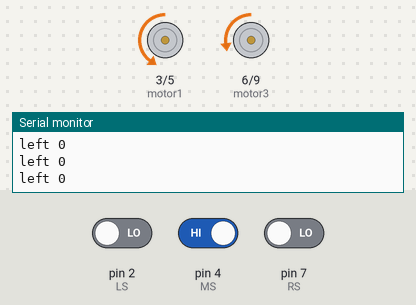
The sketch below on a simulated Arduino Uno, built with avr-gcc and run on an emulated ATmega328P. Parts: motor-driver pin pairs drawn as motors (green arrow = first pin HIGH = forward, orange = second pin HIGH = backward, longer = more drive), the last lines printed to the serial monitor. The test bench sets the inputs (shaded band); at power-on: pin 2 (LS) LOW, pin 7 (RS) LOW, pin 4 (MS) HIGH.

Above: at 1.2 s.
1.3 s: pin 2 (LS) driven HIGH
At 2.4 s:
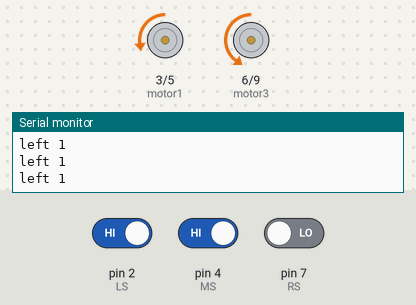
2.8 s: pin 7 (RS) driven HIGH
At 3.8 s:
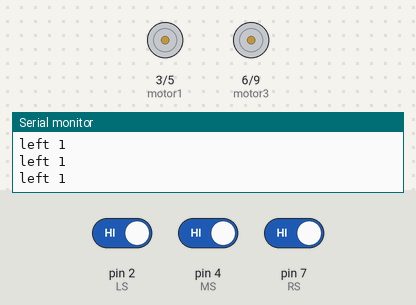
4.3 s: pin 4 (MS) driven LOW
At 5.4 s:
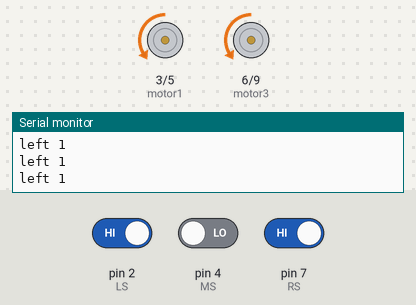
5.8 s: pin 4 (MS) driven HIGH
At 7.0 s:
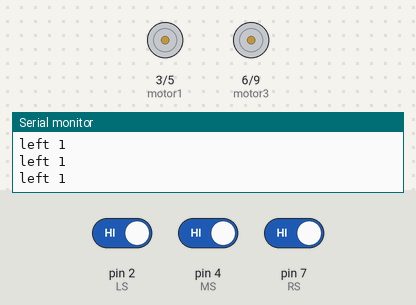
7.3 s: pin 2 (LS) driven LOW
At 8.5 s:
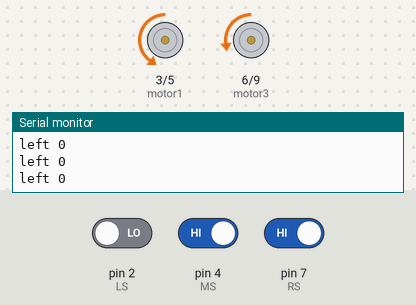
8.8 s: pin 2 (LS) driven HIGH
At 9.5 s:
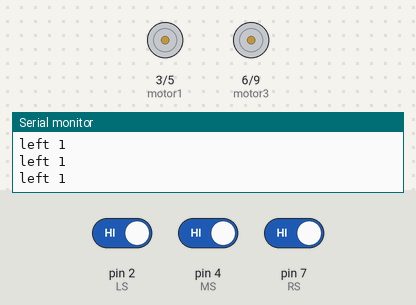
Timing chart, 0 to 11.3 s (numbered marks = the images above; inputs shaded):
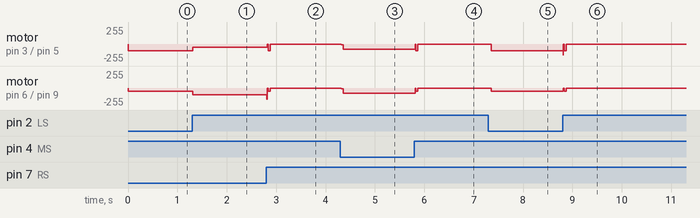

Measured:
- after the input at 1.3 s, motor on pin 3 (motor1) / pin 5 (motor2): backward 100/255 → backward 50/255 at once; motor on pin 6 (motor3) / pin 9 (motor4): backward 50/255 → backward 100/255 at once
- after the input at 2.8 s, motor on pin 3 (motor1) / pin 5 (motor2): backward 50/255 → stopped at once; motor on pin 6 (motor3) / pin 9 (motor4): backward 100/255 → stopped at once
- after the input at 4.3 s, motor on pin 3 (motor1) / pin 5 (motor2), motor on pin 6 (motor3) / pin 9 (motor4): stopped → backward 75/255 at once
- after the input at 5.8 s, motor on pin 3 (motor1) / pin 5 (motor2), motor on pin 6 (motor3) / pin 9 (motor4): backward 75/255 → stopped at once
- after the input at 7.3 s, motor on pin 3 (motor1) / pin 5 (motor2): stopped → backward 100/255 after 0.05 s; motor on pin 6 (motor3) / pin 9 (motor4): stopped → backward 50/255 after 0.05 s
- after the input at 8.8 s, motor on pin 3 (motor1) / pin 5 (motor2): backward 100/255 → stopped at once; motor on pin 6 (motor3) / pin 9 (motor4): backward 50/255 → stopped at once

The sketch:

line_follower2.ino
```cpp
byte motor1 = 3, motor2 = 5, motor3 = 6, motor4 =9 , echo = 10 , trig = 11 ,x=0,RS=7, LS=2, MS =4, left = 0, right = 0 , med = 0,pr=1,pl=1,pm=1;
float take =0 ,give = 0 ;
char state;
void setup() {
  // put your setup code here, to run once:
Serial.begin(9600);
pinMode(motor1,OUTPUT);
pinMode(motor2,OUTPUT);
pinMode(motor3,OUTPUT);
pinMode(motor4,OUTPUT);
pinMode(echo,INPUT);
pinMode(RS,INPUT) ;
pinMode(LS,INPUT) ;
pinMode(MS,INPUT) ;
pinMode(trig,OUTPUT);
}

void loop() {
  // put your main code here, to run repeatedly:
  left = digitalRead(LS);
  right = digitalRead(RS);
  med = digitalRead(MS);
  Serial.print ("left " );
  Serial.println (left);
//  Serial.print ("right" );
//  Serial.println (right );
//  Serial.print ("center" );
//  Serial.println (med );
 if( (left && right && !digitalRead(MS)) == 1)     //FOrward
  {
    digitalWrite(motor1,LOW);
    analogWrite(motor2,75);
    digitalWrite(motor3,LOW);
    analogWrite(motor4,75);
  }

  if( ((left && med) || !right  ) == 1 )    //right
  {
    digitalWrite(motor1,LOW);
    analogWrite(motor2,50);
    digitalWrite(motor3,LOW);
    analogWrite(motor4,100);
  }

  if( (right && med  || !left )  == 1 )     //left
  {
    digitalWrite(motor1,LOW);
    analogWrite(motor2,100);
    digitalWrite(motor3,LOW);
    analogWrite(motor4,50);
  }

  if( (right && left && med) == 1 )     //stop
  {
    if( pr == 0)
   {
    digitalWrite(motor1,LOW);
    analogWrite(motor2,50);
    digitalWrite(motor3,LOW);
    analogWrite(motor4,170);
    }
    else if( pl  == 0)
    {
      digitalWrite(motor1,LOW);
    analogWrite(motor2,170);
    digitalWrite(motor3,LOW);
    analogWrite(motor4,50);

      }
      else {
    digitalWrite(motor1,LOW);
    digitalWrite(motor2,LOW);
    digitalWrite(motor3,LOW);
    digitalWrite(motor4,LOW);
  }
  }
  pr = right;
  pl=left;
  pm=med;
}
```
